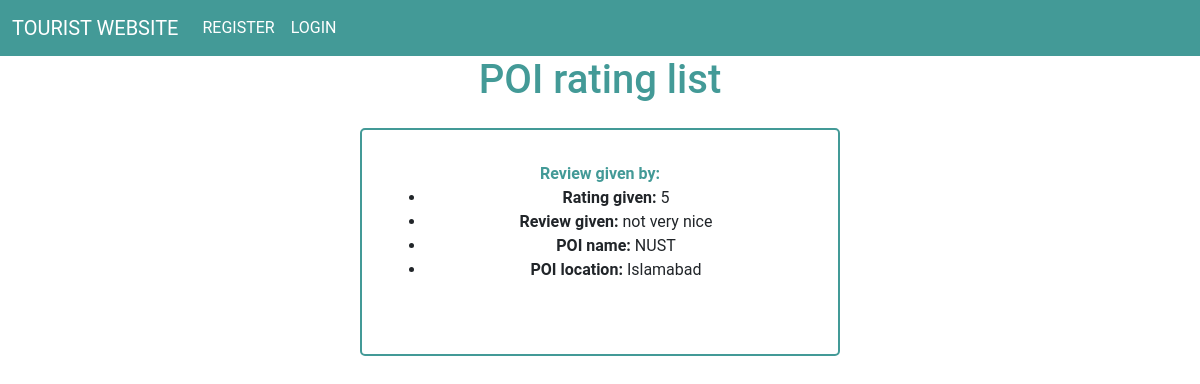
The app's page /POI with its own data.
### tourists/models.py (models this page shows, shortened)
class POI_rating(models.Model):
    Name =  models.CharField('Name', max_length= 120)
    Rating =   models.IntegerField('Rating', max_length= 120)
    Review =   models.CharField('Review', max_length= 120)
    Choose_POI = models.ManyToManyField(POI_add, blank=True)

### tourists/views.py (the view)
# urls.py: path('POI',views.POI_list, name = "list-POI"),
def POI_list(request):
    cursor = connection.cursor()
    query = f'Select Name,Rating,Review,POI_name,location from tourists_poi_rating,tourists_poi_rating_choose_poi,tourists_poi_add where tourists_poi_add.id = tourists_poi_rating_choose_poi.poi_add_id and tourists_poi_rating_choose_poi.poi_rating_id = tourists_poi_rating.id'
    cursor.execute(query)
    return render(request,'tourists/POI_list.html',{'POI_list':cursor})

### tourists/templates/tourists/POI_list.html (shortened to what this page needs)
{% extends 'tourists/base.html' %} {% block content %}
<div class="poi_avail">
    <h1 class="heading_color">POI rating list</h1>
    {% for POI in POI_list %}
    <div class="poi_ind">
        <strong class="heading_color">Review given by: {{ POI.0 }}</strong>
    <ul>
        <li><strong> Rating given: </strong> {{ POI.1 }}</li>
        <li><strong> Review given: </strong> {{ POI.2 }}</li>
        <li><strong> POI name: </strong> {{ POI.3 }}</li>
        <li><strong> POI location: </strong> {{ POI.4 }}</li>
    </ul>
    <br />
    </div>
    {% endfor %}
</div>
 {% endblock %}

### tourists/templates/tourists/POI_list.html (style rules this page uses)
* { margin: 0; padding: 0; }
body { box-sizing: border-box; font-family: "Roboto", sans-serif; font-size: 16px; scroll-behavior: smooth; }
.poi_avail { display: flex; justify-content: center; align-items: center; flex-direction: column; gap: 1em; }
.heading_color { color: #439A97; }
.poi_ind { border: 2px solid #439A97; border-radius: 5px; padding: 2em; text-align: center; width: 40%; }

### records on screen
POI_rating: Rating "5", Review "not very nice", POI "NUST", POI "Islamabad"
